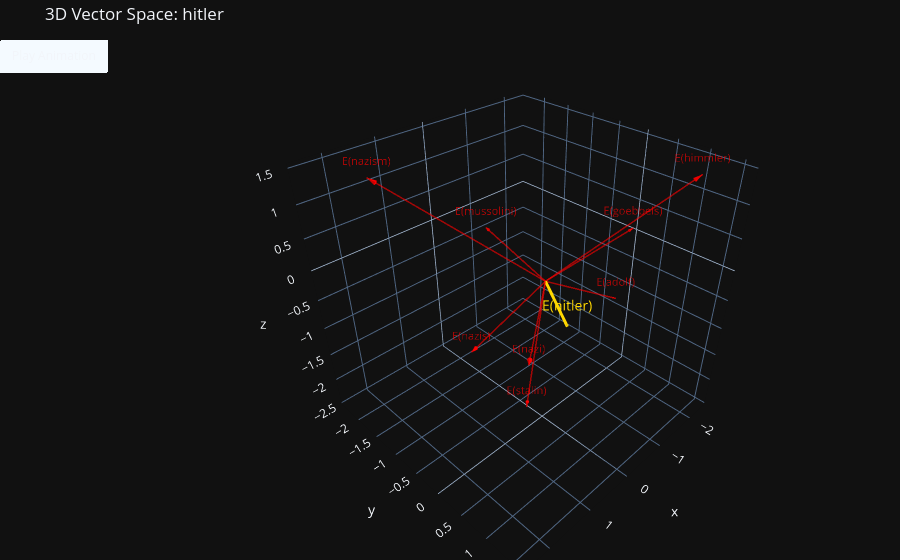

The code cell stored with this chart in its notebook:
### Code cell
visualize_word_vectors_animated("hitler") # feel free to change the word to visualize other embeddings!

### Figure 1 — Plotly figure (JSON) as saved in the notebook; plotly's stock layout.template omitted (floating-point values rounded to 4 significant figures)
{"data": [{"line": {"color": "gold", "width": 6}, "mode": "lines+text", "name": "hitler", "opacity": 1, "text": ["", "E(hitler)"], "textfont": {"color": "gold", "size": 14}, "textposition": "top center", "type": "scatter3d", "x": [0, 0.07094], "y": [0, 0.4753], "z": [0, -0.4785]}, {"anchor": "tip", "colorscale": [[0, "gold"], [1, "gold"]], "showscale": false, "type": "cone", "u": [0.007094], "v": [0.04753], "w": [-0.04785], "x": [0.07094], "y": [0.4753], "z": [-0.4785]}, {"line": {"color": "red", "width": 3}, "mode": "lines+text", "name": "adolf", "opacity": 0.6, "text": ["", "E(adolf)"], "textfont": {"color": "red", "size": 11}, "textposition": "top center", "type": "scatter3d", "x": [0, -0.922], "y": [0, 0.6518], "z": [0, -0.3293]}, {"anchor": "tip", "colorscale": [[0, "red"], [1, "red"]], "showscale": false, "type": "cone", "u": [-0.0922], "v": [0.06518], "w": [-0.03293], "x": [-0.922], "y": [0.6518], "z": [-0.3293]}, {"line": {"color": "red", "width": 3}, "mode": "lines+text", "name": "stalin", "opacity": 0.6, "text": ["", "E(stalin)"], "textfont": {"color": "red", "size": 11}, "textposition": "top center", "type": "scatter3d", "x": [0, 0.2482], "y": [0, -0.1496], "z": [0, -2.304]}, {"anchor": "tip", "colorscale": [[0, "red"], [1, "red"]], "showscale": false, "type": "cone", "u": [0.02482], "v": [-0.01496], "w": [-0.2304], "x": [0.2482], "y": [-0.1496], "z": [-2.304]}, {"line": {"color": "red", "width": 3}, "mode": "lines+text", "name": "nazi", "opacity": 0.6, "text": ["", "E(nazi)"], "textfont": {"color": "red", "size": 11}, "textposition": "top center", "type": "scatter3d", "x": [0, 2.18], "y": [0, 1.427], "z": [0, 0.4678]}, {"anchor": "tip", "colorscale": [[0, "red"], [1, "red"]], "showscale": false, "type": "cone", "u": [0.218], "v": [0.1427], "w": [0.04678], "x": [2.18], "y": [1.427], "z": [0.4678]}, {"line": {"color": "red", "width": 3}, "mode": "lines+text", "name": "nazis", "opacity": 0.6, "text": ["", "E(nazis)"], "textfont": {"color": "red", "size": 11}, "textposition": "top center", "type": "scatter3d", "x": [0, 2.322], "y": [0, 0.6594], "z": [0, 0.2563]}, {"anchor": "tip", "colorscale": [[0, "red"], [1, "red"]], "showscale": false, "type": "cone", "u": [0.2322], "v": [0.06594], "w": [0.02563], "x": [2.322], "y": [0.6594], "z": [0.2563]}, {"line": {"color": "red", "width": 3}, "mode": "lines+text", "name": "mussolini", "opacity": 0.6, "text": ["", "E(mussolini)"], "textfont": {"color": "red", "size": 11}, "textposition": "top center", "type": "scatter3d", "x": [0, -0.8809], "y": [0, -2.002], "z": [0, -0.223]}, {"anchor": "tip", "colorscale": [[0, "red"], [1, "red"]], "showscale": false, "type": "cone", "u": [-0.08809], "v": [-0.2002], "w": [-0.0223], "x": [-0.8809], "y": [-2.002], "z": [-0.223]}, {"line": {"color": "red", "width": 3}, "mode": "lines+text", "name": "goebbels", "opacity": 0.6, "text": ["", "E(goebbels)"], "textfont": {"color": "red", "size": 11}, "textposition": "top center", "type": "scatter3d", "x": [0, -2.247], "y": [0, 0.08413], "z": [0, 0.1378]}, {"anchor": "tip", "colorscale": [[0, "red"], [1, "red"]], "showscale": false, "type": "cone", "u": [-0.2247], "v": [0.008413], "w": [0.01378], "x": [-2.247], "y": [0.08413], "z": [0.1378]}, {"line": {"color": "red", "width": 3}, "mode": "lines+text", "name": "himmler", "opacity": 0.6, "text": ["", "E(himmler)"], "textfont": {"color": "red", "size": 11}, "textposition": "top center", "type": "scatter3d", "x": [0, -2.229], "y": [0, 1.069], "z": [0, 1.303]}, {"anchor": "tip", "colorscale": [[0, "red"], [1, "red"]], "showscale": false, "type": "cone", "u": [-0.2229], "v": [0.1069], "w": [0.1303], "x": [-2.229], "y": [1.069], "z": [1.303]}, {"line": {"color": "red", "width": 3}, "mode": "lines+text", "name": "nazism", "opacity": 0.6, "text": ["", "E(nazism)"], "textfont": {"color": "red", "size": 11}, "textposition": "top center", "type": "scatter3d", "x": [0, 1.457], "y": [0, -2.215], "z": [0, 1.17]}, {"anchor": "tip", "colorscale": [[0, "red"], [1, "red"]], "showscale": false, "type": "cone", "u": [0.1457], "v": [-0.2215], "w": [0.117], "x": [1.457], "y": [-2.215], "z": [1.17]}], "layout": {"margin": {"b": 0, "l": 0, "r": 0, "t": 40}, "scene": {"aspectmode": "cube", "xaxis": {"autorange": true, "range": [-1, 1]}, "yaxis": {"autorange": true, "range": [-1, 1]}, "zaxis": {"autorange": true, "range": [-1, 1]}}, "showlegend": false, "title": {"text": "3D Vector Space: hitler"}, "updatemenus": [{"buttons": [{"args": [null, {"frame": {"duration": 50, "redraw": true}, "fromcurrent": true, "loop": true, "mode": "immediate"}], "label": "Play Animation", "method": "animate"}], "type": "buttons"}]}}
